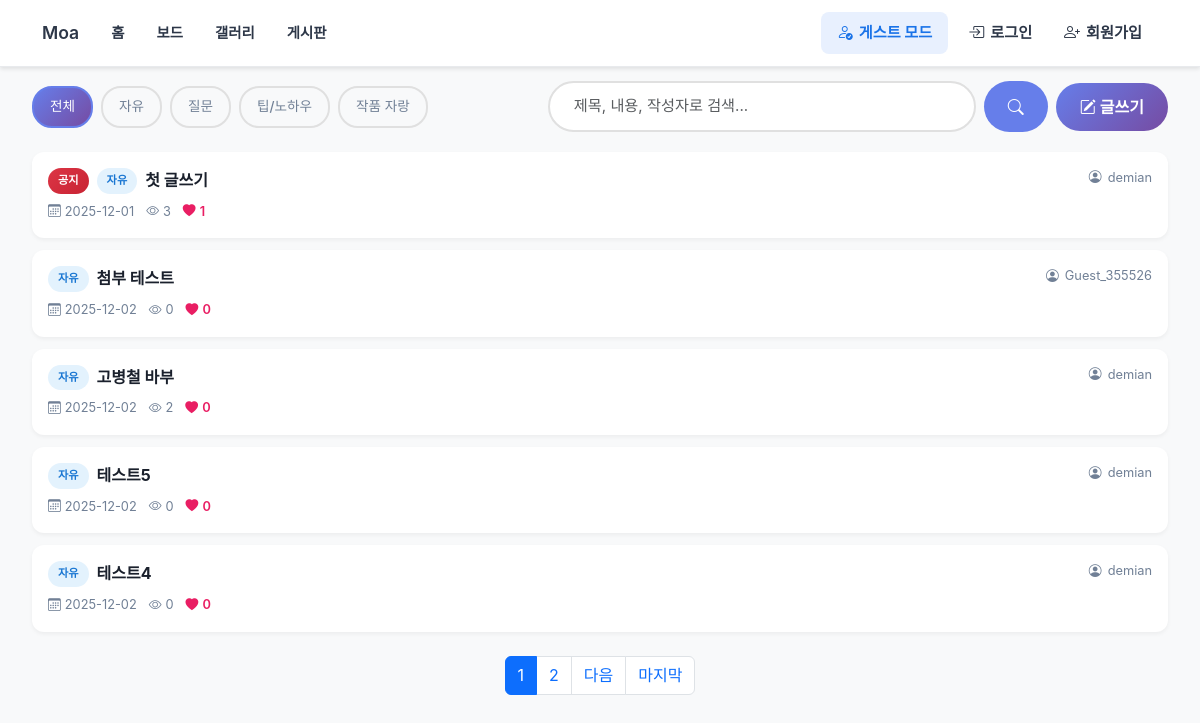
The app's page /forum/ with its own data.
### forum/models.py (models this page shows, shortened)
class Post(models.Model):
    CATEGORY_CHOICES = [
        ('general', '자유'),
        ('question', '질문'),
        ('tip', '팁/노하우'),
        ('showcase', '작품 자랑'),
    ]
    title = models.CharField(max_length=200, verbose_name='제목')
    content = models.TextField(verbose_name='내용')
    author = models.ForeignKey(
        settings.AUTH_USER_MODEL,
        on_delete=models.CASCADE,
        related_name='forum_posts',
        verbose_name='작성자'
    )
    created_at = models.DateTimeField(auto_now_add=True, verbose_name='작성일')
    updated_at = models.DateTimeField(auto_now=True, verbose_name='수정일')
    views = models.PositiveIntegerField(default=0, verbose_name='조회수')
    is_notice = models.BooleanField(default=False, verbose_name='공지사항')
    category = models.CharField(
        max_length=20,
        choices=CATEGORY_CHOICES,
        default='general',
        verbose_name='카테고리'
    )
    likes = models.ManyToManyField(
        settings.AUTH_USER_MODEL,
        related_name='liked_posts',
        blank=True,
        verbose_name='좋아요'
    )
    image = models.ImageField(
        upload_to='forum/images/%Y/%m/%d/',
        blank=True,
        null=True,
        verbose_name='이미지'
    )
    file = models.FileField(
        upload_to='forum/files/%Y/%m/%d/',
        blank=True,
        null=True,
        verbose_name='첨부 파일'
    )
    class Meta:
        verbose_name = '게시글'
        verbose_name_plural = '게시글들'
        ordering = ['-is_notice', '-created_at']
    def total_likes(self):
        return self.likes.count()

### forum/views.py (the view)
# urls.py: path('', views.post_list, name='post_list'),
def post_list(request):
    search_query = request.GET.get('search', '')
    category_filter = request.GET.get('category', '')
    posts = Post.objects.all()
    if category_filter:
        posts = posts.filter(category=category_filter)
    if search_query:
        posts = posts.filter(
            Q(title__icontains=search_query) |
            Q(content__icontains=search_query) |
            Q(author__username__icontains=search_query)
        )
    paginator = Paginator(posts, 5)  # 페이지당 5개
    page_number = request.GET.get('page')
    page_obj = paginator.get_page(page_number)
    context = {
        'page_obj': page_obj,
        'search_query': search_query,
        'category_filter': category_filter,
        'category_choices': Post.CATEGORY_CHOICES,
    }
    return render(request, 'forum/post_list.html', context)

### forum/templates/forum/post_list.html (shortened to what this page needs)
{% extends 'collaboration/base.html' %}
{% block content %}
<div class="container-fluid px-0">
    <div class="px-3">
    <div class="forum-actions">
        <div class="category-tabs">
            <a href="{% url 'forum:post_list' %}{% if search_query %}?search={{ search_query }}{% endif %}"
               class="category-tab {% if not category_filter %}active{% endif %}">
                전체
            </a>
            {% for value, label in category_choices %}
            <a href="{% url 'forum:post_list' %}?category={{ value }}{% if search_query %}&search={{ search_query }}{% endif %}"
               class="category-tab {% if category_filter == value %}active{% endif %}">
                {{ label }}
            </a>
            {% endfor %}
        </div>
        <div class="d-flex align-items-center gap-2" style="flex: 1; justify-content: flex-end;">
            <form method="get" action="{% url 'forum:post_list' %}" class="search-form">
                <input type="text" name="search" class="form-control search-input"
                       placeholder="제목, 내용, 작성자로 검색..."
                       value="{{ search_query }}">
                <button type="submit" class="btn search-btn">
                    <i class="bi bi-search"></i>
                </button>
            </form>
            {% if user.is_authenticated %}
            <a href="{% url 'forum:post_create' %}" class="btn btn-create">
                <i class="bi bi-pencil-square"></i> 글쓰기
            </a>
            {% endif %}
        </div>
    </div>
    {% if page_obj %}
    <div class="forum-list">
        {% for post in page_obj %}
        <a href="{% url 'forum:post_detail' post.pk %}" class="forum-item">
            <div class="forum-item-content">
                <div class="forum-item-left">
                    <div class="forum-item-title">
                        {% if post.is_notice %}
                        <span class="badge-notice">공지</span>
                        {% endif %}
                        <span class="badge-category badge-category-{{ post.category }}">
                            {{ post.get_category_display }}
                        </span>
                        {{ post.title }}
                    </div>
                    <div class="forum-item-meta">
                        <span class="forum-item-meta-item">
                            <i class="bi bi-calendar3"></i>
                            <span>{{ post.created_at|date:"Y-m-d" }}</span>
                        </span>
                        <span class="forum-item-meta-item">
                            <i class="bi bi-eye"></i>
                            <span>{{ post.views }}</span>
                        </span>
                        <span class="forum-item-meta-item like-count">
                            <i class="bi bi-heart-fill"></i>
                            <span>{{ post.total_likes }}</span>
                        </span>
                    </div>
                </div>
                <div class="forum-item-right">
                    <div class="forum-item-author">
                        <i class="bi bi-person-circle"></i>
                        <span>{{ post.author.username }}</span>
                    </div>
                </div>
            </div>
        </a>
        {% endfor %}
    </div>
    {% else %}
    <div class="forum-empty">
        <i class="bi bi-inbox"></i>
        <h4 class="mt-3 mb-2">게시글이 없습니다</h4>
        <p class="text-muted">첫 번째 게시글을 작성해보세요!</p>
    </div>
    {% endif %}
    {% if page_obj.has_other_pages %}
    <nav aria-label="Page navigation" class="mt-4">
        <ul class="pagination justify-content-center">
            {% for num in page_obj.paginator.page_range %}
                {% if page_obj.number == num %}
                <li class="page-item active">
                    <span class="page-link">{{ num }}</span>
                </li>
                {% elif num > page_obj.number|add:'-3' and num < page_obj.number|add:'3' %}
                <li class="page-item">
                    <a class="page-link" href="?page={{ num }}{% if category_filter %}&category={{ category_filter }}{% endif %}{% if search_query %}&search={{ search_query }}{% endif %}">{{ num }}</a>
                </li>
                {% endif %}
            {% endfor %}
            {% if page_obj.has_next %}
            <li class="page-item">
                <a class="page-link" href="?page={{ page_obj.next_page_number }}{% if category_filter %}&category={{ category_filter }}{% endif %}{% if search_query %}&search={{ search_query }}{% endif %}">다음</a>
            </li>
            <li class="page-item">
                <a class="page-link" href="?page={{ page_obj.paginator.num_pages }}{% if category_filter %}&category={{ category_filter }}{% endif %}{% if search_query %}&search={{ search_query }}{% endif %}">마지막</a>
            </li>
            {% endif %}
        </ul>
    </nav>
    {% endif %}
    </div>
</div>
{% endblock %}

### collaboration/static/css/style.css (style rules this page uses)
:root { --gemini-bg: #f8f9fa; --gemini-surface: #ffffff; --gemini-primary: #4285f4; --gemini-primary-light: #e8f0fe; --gemini-secondary: #34a853; --gemini-accent: #ea4335; --gemini-text: #202124; --gemini-text-light: #5f6368; --gemini-border: #e8eaed; --gemini-shadow: rgba(60, 64, 67, 0.08); --gemini-shadow-hover: rgba(60, 64, 67, 0.12); }
* { font-family: 'Noto Sans KR', -apple-system, BlinkMacSystemFont, 'Segoe UI', sans-serif; }
body { background-color: var(--gemini-bg); color: var(--gemini-text); font-family: 'Noto Sans KR', -apple-system, BlinkMacSystemFont, 'Segoe UI', 'Malgun Gothic', sans-serif; font-weight: 400; font-size: 1rem; line-height: 1.6; padding-top: 60px; }

### collaboration/templates/collaboration/base.html (style rules this page uses)
.container-fluid { padding-right: 0.25rem !important; padding-left: 0.25rem !important; }
@media (min-width: 576px) { .container-fluid { padding-right: 0.5rem !important; padding-left: 0.5rem !important; } }
@media (min-width: 768px) { .container-fluid { padding-right: 0.75rem !important; padding-left: 0.75rem !important; } }
@media (min-width: 1200px) { .container-fluid { padding-right: 1rem !important; padding-left: 1rem !important; } }

### forum/templates/forum/post_list.html (style rules this page uses)
body { background: #f8f9fa; padding-top: 60px; }
.category-tabs { display: flex; gap: 0.5rem; flex-wrap: wrap; background: transparent; padding: 0.5rem 0; border-radius: 12px; box-shadow: none; align-items: center; }
.category-tab { padding: 0.5rem 1rem; border-radius: 20px; border: 2px solid #e0e0e0; background: transparent; color: #718096; font-weight: 500; text-decoration: none; transition: all 0.3s ease; font-size: 0.85rem; }
.category-tab.active { background: linear-gradient(135deg, #667eea 0%, #764ba2 100%); border-color: #667eea; color: white; }
.forum-actions { display: flex; justify-content: space-between; align-items: center; gap: 1rem; margin-bottom: 1rem; margin-top: 0.5rem; flex-wrap: wrap; }
.forum-actions .category-tabs { margin-bottom: 0; }
.search-form { flex: 1; max-width: 500px; display: flex; gap: 0.5rem; }
.search-input { flex: 1; border-radius: 50px; border: 2px solid #e0e0e0; padding: 0.75rem 1.5rem; font-size: 0.95rem; transition: all 0.3s ease; }
.search-btn { border-radius: 50px; padding: 0.75rem 1.5rem; border: none; background: #667eea; color: white; font-weight: 500; transition: all 0.3s ease; }
.btn-create { background: linear-gradient(135deg, #667eea 0%, #764ba2 100%); border: none; color: white; padding: 0.75rem 1.5rem; border-radius: 50px; font-weight: 600; transition: all 0.3s ease; white-space: nowrap; }
.forum-list { display: flex; flex-direction: column; gap: 0.75rem; }
.forum-item { background: white; border-radius: 12px; padding: 1rem; box-shadow: 0 2px 4px rgba(0, 0, 0, 0.05); transition: all 0.3s ease; text-decoration: none; color: inherit; display: block; }
.forum-item-content { display: flex; justify-content: space-between; align-items: flex-start; gap: 1.5rem; }
.forum-item-left { flex: 1; min-width: 0; }
.forum-item-title { font-size: 1rem; font-weight: 700; color: #1a202c; margin-bottom: 0.5rem; display: flex; align-items: center; gap: 0.5rem; flex-wrap: wrap; }
.badge-category { font-size: 0.7rem; padding: 0.25rem 0.625rem; border-radius: 20px; font-weight: 600; white-space: nowrap; }
.badge-category-general { background: #e3f2fd; color: #1976d2; }
.badge-notice { background: linear-gradient(135deg, #dc3545 0%, #c82333 100%); color: white; font-size: 0.7rem; padding: 0.25rem 0.625rem; border-radius: 20px; font-weight: 600; }
.forum-item-meta { display: flex; align-items: center; gap: 0.75rem; color: #718096; font-size: 0.8rem; flex-wrap: wrap; }
.forum-item-meta-item { display: flex; align-items: center; gap: 0.25rem; }
.forum-item-meta-item i { font-size: 0.8rem; }
.forum-item-right { display: flex; flex-direction: column; align-items: flex-end; gap: 0.5rem; flex-shrink: 0; }
.forum-item-author { display: flex; align-items: center; gap: 0.375rem; color: #718096; font-size: 0.8rem; }
.like-count { color: #e91e63; font-weight: 600; }
.container-fluid.px-0 > .px-3 { padding-bottom: 3rem; }

### records on screen
Post: is_notice "공지", category "자유", title "첫 글쓰기", created_at "2025-12-01", views "3", total_likes "1", author.username "demian"
Post: category "자유", title "첨부 테스트", created_at "2025-12-02", views "0", total_likes "0", author.username "Guest_355526"
Post: category "자유", title "고병철 바부", created_at "2025-12-02", views "2", total_likes "0", author.username "demian"
Post: category "자유", title "테스트5", created_at "2025-12-02", views "0", total_likes "0", author.username "demian"
Post: category "자유", title "테스트4", created_at "2025-12-02", views "0", total_likes "0", author.username "demian"

### other values on screen
{{ label }} "자유" "질문" "팁/노하우" "작품 자랑"
{{ num }} "1"
{{ num }} "2"
